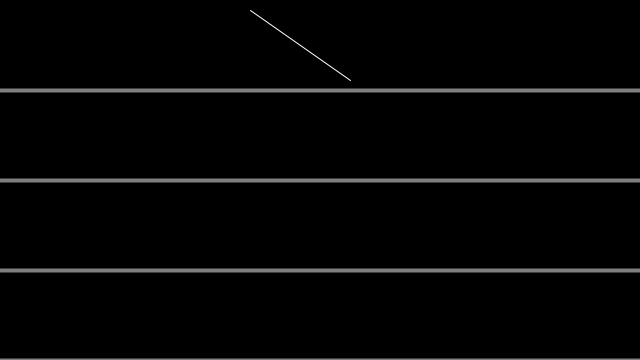
Frame 1 (no input)
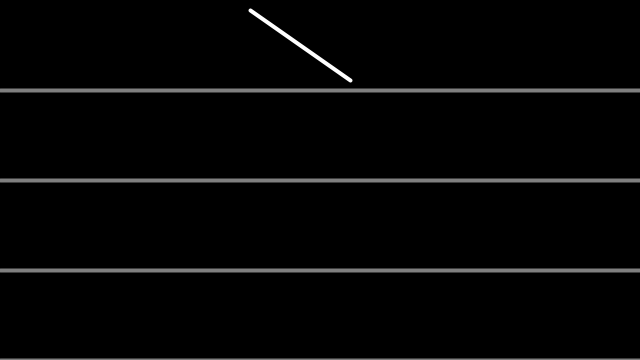
Frame 60 (the mouse pressed at the canvas centre just before this capture)
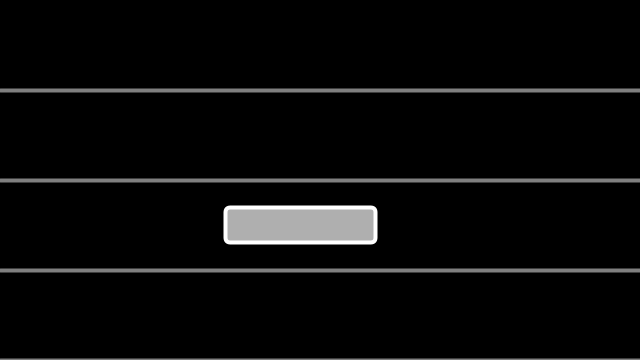
Frame 120 (the mouse held since frame 60 and released just before this capture)

The Processing sketch that drew these frames (run headless with seeded random() and noise(); from frame 60 on, the mouse is pressed at the canvas centre):

// Processing sketch: conditionalPractice_2
// ── conditionalPractice_2.pde
void setup() {
  size(640, 360);
}

void draw() {
  background(0);
  stroke(255);
  fill(175);
  rectMode(CENTER);

  if (mouseY < 90 ) {
    line(250, 10, 350, 80);
  } else if (mouseY < 180) {
    square(300, 135, 70);
  } else if (mouseY < 270) {
    rect(300, 225, 150, 35, 5);
  } else {
    circle(300, 315, 70);
  }

  stroke(127);
  strokeWeight(4);
 
  line(0,90,width,90);
  line(0,180,width,180);
  line(0,270,width,270);
   line(0,360,width,360);
}
